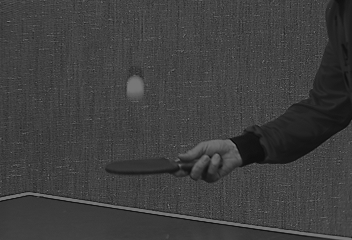
#> input picture CSM/CSM_DISCUSSÃO/tp4/data/bola_1.tiff, 352 x 240 px; its folder holds 4 pictures in this run
$ python tp4.py   (Python 2 division)   (older library calls are emulated)
#> lines starting #> are read from the running program, lines starting #| are printed output that depends on the picture
# -*- coding: utf-8 -*-
"""
Created on Sun Jun 18 11:51:13 2017

@author: joao_
"""
import cv2
import numpy as np
import os
import matplotlib.pyplot as plt
from time import time
import matplotlib.patches as mpatches
from scipy import stats
from pylab import *
'''
    1. Considerar que cada frame é uma intra-frame (I). Pode usar o codificador do
    trabalho anterior ou usar o codificador já disponível:
'''

def exercicio1(imagens, qualidade):
#        print ""
        taxa_comp, snr, entropias, energias = codificacao1(imagens, qualidade)
# [11 lines of commented-out code are left out]
        frames = np.arange(1,12)

        contexto = "ex1/graficos/"
# [21 lines of commented-out code are left out]
        plt.title("Energia")
        plt.plot(frames,energias, 'r', label = 'Codificador 1')
        plt.xlabel("Frames")
        plt.ylabel("Energia")
        plt.grid(color='b', linestyle='-', linewidth=0.5)
        plt.savefig(contexto + "Energia.png")


def codificacao1(imagens, qualidade):

    taxa_comp = []
    snr = []
    entro = []
    energ = []

    for img in imagens:

        # Leitura das imagens
        nome_img_original = "data/" + str(img) + ".tiff"
        x_img = cv2.imread(nome_img_original, cv2.CV_LOAD_IMAGE_GRAYSCALE)
        array_img_original = np.array(x_img)

        # Codificação das imagens para uma qualidade pre-definida utilizando o
        # codificador JPEG do cv2
        nome_img_guardada = "ex1/" + str(qualidade) + "_" +  str(img) + ".jpeg"
        cv2.imwrite( nome_img_guardada , x_img,(cv2.IMWRITE_JPEG_QUALITY,qualidade))

        # Leitura das imagens gravadas
        img_guardada = cv2.imread(nome_img_guardada, cv2.CV_LOAD_IMAGE_GRAYSCALE)
        array_img_guardada = np.array(img_guardada)

        # Taxa de Compressão
        taxa_comp.append(taxa_compressao(nome_img_original,nome_img_guardada))

        # Relação Sinal Ruído
        snr.append(SNR(array_img_original,array_img_guardada))

        # Entropia
        entro.append(entropia(img_guardada))

        # Energia média por píxel
        energ.append(energia(img_guardada))

    return taxa_comp, snr, entro, energ

'''
2. Considerar que cada frame à excepção da primeira são inter-frames (P),
ou seja, todos os macroblocos são do tipo (P). Neste codificador deve criar as
P-frames, que são a diferença entre a frame a codificar e a I-frame, sem
compensação de movimento. Visualize a P-frame (ou seja a imagem a transmitir).
'''

# [136 lines left out: functions exercicio2, codificacao2, descodificacao2, not called in this run]

"""
3. Considerar que cada frame à excepção da primeira são inter-frames (P).
Neste codificador deve implementar a predição da frame a codificar com base na
I-frame fazendo a compensação de movimento. A frame a transmitir é a diferença
entre a frame a codificar e a sua predição. Sugere-se a construção de três funções:

    3.1. uma função para fazer a medição do erro absoluto médio entre dois blocos
         (tamanho 16 x 16);
    3.2. uma função que faça uma pesquisa (pode escolher a full-search ou outra)
         do bloco da frame a codificar numa janela de pesquisa (-15 a +15) da I-frame;
    3.3. uma função que percorra os blocos da frame a codificar e construa a frame predita;

Visualizar a frame predita, e a frame diferença, bem como os vectores de movimento
(use a função pylab.quiver para o efeito).
"""

# [242 lines left out: functions exercicio3, codificacao3, ex3_descodificacao, predicao_movimento, full_search, not called in this run]

''' FUNÇÕES AUXILIARES '''
def MAE(bloco1,bloco2):
    return np.sum(abs((1.0 * bloco1) - (1.0 * bloco2)))

def taxa_compressao(original,descodificada):
    sizeO = os.path.getsize(original)
    sizeA = os.path.getsize(descodificada)
    ratio = float(sizeO)/float(sizeA)

    return round(ratio,2)

def SNR(original,descodificada):
    imageO = original.ravel()
    noise = original.astype(float) - descodificada.astype(float)
    imageA = noise.ravel()

    pOriginal = np.sum(imageO**2.)
    pdescodificada = np.sum(imageA**2.)
    SNR = 10*np.log10(pOriginal/pdescodificada)

    return round(SNR,2)

def entropia(imagem):

    hist,bins = np.histogram(imagem.ravel(),256,[0,256])
    tamanho_hist = sum(hist)

    prob = [float(h)/tamanho_hist for h in hist]
    entropia = -sum([p*np.log2(p) for p in prob if p != 0])

    return round(entropia, 2)

# [6 lines left out: function entropias, not called in this run]

def energia(imagem):
    altura, largura = imagem.shape
    energia = (np.sum(imagem)**2)/(altura*largura)
    return energia

if __name__ == "__main__":
    imagens = []
    qualidade = 75

    for i in range(1,12):
        imagens.append("bola_" + str(i))


    exercicio1(imagens, qualidade)
#> in codificacao1, x_img is the input picture: shape (240, 352); min 6, max 126, mean 62.6
#> in SNR, `noise = original.astype(float) - descodificada.astype(float)`:
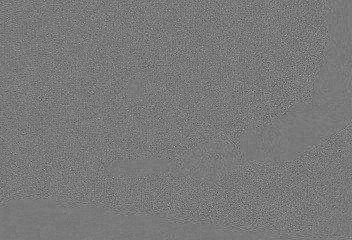
#> noise: shape (240, 352) float64; min -30, max 33, mean 0; drawn with min black and max white
#> in SNR, `pOriginal = np.sum(imageO**2.)`: pOriginal = 350302689
#> in SNR, `pdescodificada = np.sum(imageA**2.)`: pdescodificada = 1909112
#> in SNR, `SNR = 10*np.log10(pOriginal/pdescodificada)`: SNR = 22.64
#> in entropia, `hist,bins = np.histogram(imagem.ravel(),256,[0,256])`: hist = 256 values, max 4583 at index 64, min 0 at index 1, mean 330; bins = 257 values from 0 to 256
#> in entropia, `tamanho_hist = sum(hist)`: tamanho_hist = 84480
#> in entropia, `prob = [float(h)/tamanho_hist for h in hist]`: prob = 256 values, max 0.0542 at index 64, min 0 at index 1, mean 0.00391
#> in entropia, `entropia = -sum([p*np.log2(p) for p in prob if p != 0])`: entropia = 5.5
#> in energia, `energia = (np.sum(imagem)**2)/(altura*largura)`: energia = 331110056.9
#> pass 2 of the loop in codificacao1, `for img in imagens:`:
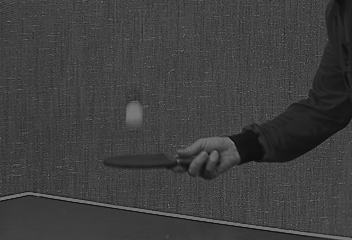
#> input picture CSM/CSM_DISCUSSÃO/tp4/data/bola_2.tiff, 352 x 240 px
#> in codificacao1, x_img is the input picture: shape (240, 352); min 7, max 126, mean 62.7
#> in SNR (call 2), `noise = original.astype(float) - descodificada.astype(float)`:
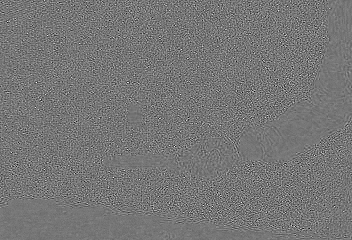
#> noise: shape (240, 352) float64; min -26, max 30, mean 0; drawn with min black and max white
#> pOriginal = 350797108
#> pdescodificada = 1920286
#> SNR = 22.62
#> (the run stopped early here; a loop or call above may not have finished)
